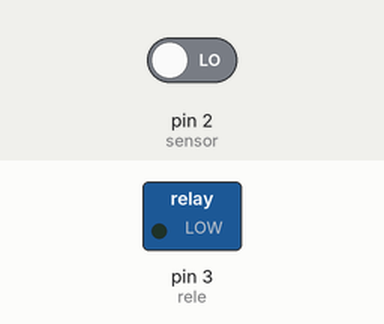
Simulated run of this sketch. Board: Arduino Uno, built with avr-gcc and run on an emulated ATmega328P. Shown: switched loads named in the sketch (green lamp = pin HIGH). The test bench sets the inputs (shaded band); at power-on: pin 2 (sensor) LOW. What the sketch prints to the serial monitor is not drawn.

Above: at 1.2 s.
1.3 s: pin 2 (sensor) driven HIGH
At 1.7 s:
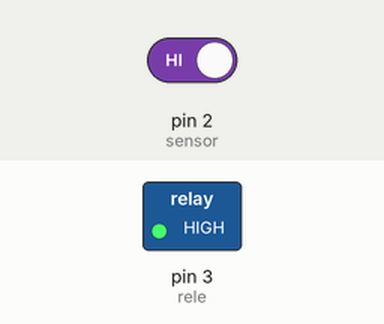
4.3 s: pin 2 (sensor) driven LOW
At 5.7 s:
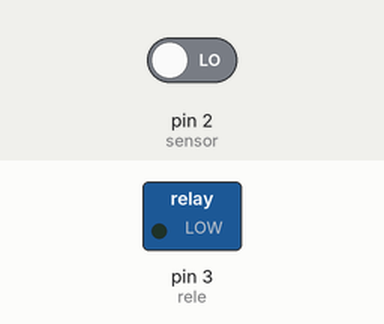
Timing chart, 0 to 7.3 s (numbered marks = the images above; inputs shaded):
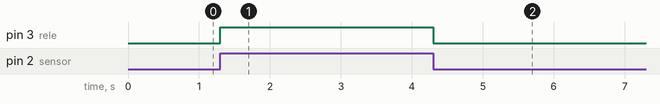

Measured:
- after the input at 1.3 s, pin 3 (rele): LOW → HIGH at once
- after the input at 4.3 s, pin 3 (rele): HIGH → LOW at once

The sketch:

presencia_rele.ino
```cpp
int sensor = 2;
int rele = 3;
int value;

void setup() {
  Serial.begin(9600);
  pinMode(sensor, INPUT);
  pinMode(rele,OUTPUT);

  Serial.println("Comienza calibrado");
  for(int i = 0; i < 60; i++){ //Utilizamos un for para calibrar el sensor, depende del tipo de sensor
    //delay(1000);                //que utilicemos va a cambiar el tiempo de calibración
  }
  Serial.println("Fin calibración");

  delay(50);
}

void loop() {
  value = digitalRead(sensor);
  if(value == HIGH) //Si el sensor se activa
  {
    digitalWrite(rele,HIGH); //Activa la alarma
    delay(500); //Espera el tiempo definido en la variable "tiempo"
    digitalWrite(rele,LOW); //Desconecta la alarma
  }

   Serial.println(value);
}
```
